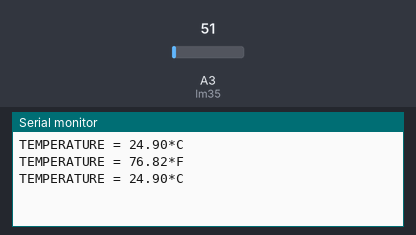
Simulated run of this sketch. Board: Arduino Uno, built with avr-gcc and run on an emulated ATmega328P. Parts: the last lines printed to the serial monitor. The inputs (shaded band) are chosen by the test bench; at power-on: A3 (lm35) = 51.

Above: at 2.8 s.
2.9 s: A3 (lm35) set to 61
At 3.8 s:
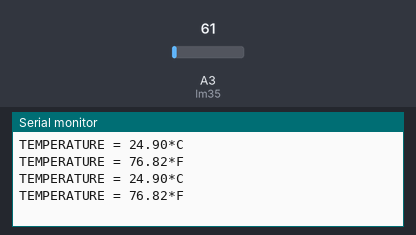
5.6 s: A3 (lm35) set to 71
At 6.4 s:
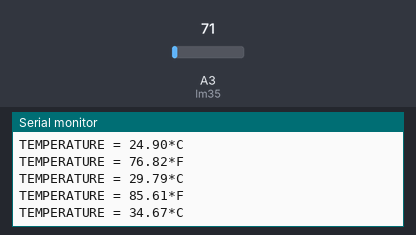
Timing chart, 0 to 8.6 s (numbered marks = the images above; inputs shaded):
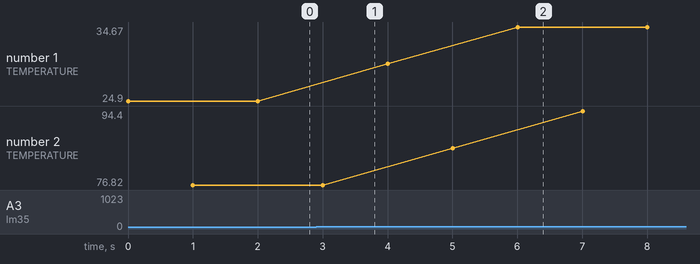

The sketch:

LM35.ino
```cpp
int value = 0;
int lm35 = A3;
void setup()
{
  Serial.begin(9600);
}
void loop()
{
  value = analogRead(lm35);
  float millivolts = ( value / 1024.0) * 5 * 1000;
  float cel = millivolts / 10;
  float farh = (cel * 9) / 5 + 32;
  Serial.print("TEMPERATURE = ");
  Serial.print(cel);
  Serial.print("*C");
  Serial.println();
  delay(1000);
  Serial.print("TEMPERATURE = ");
  Serial.print(farh);
  Serial.print("*F");
  Serial.println();
  delay(1000);

}
```

Measured:
- after the input at 5.6 s, the serial monitor: prints a new line after 0.40 s (image 2)
- plotted number 1: 24.9 → 29.79 after the input at 2.9 s, 29.79 → 34.67 after the input at 5.6 s
- plotted number 2: 76.82 → 85.61 after the input at 2.9 s, 85.61 → 94.4 after the input at 5.6 s
